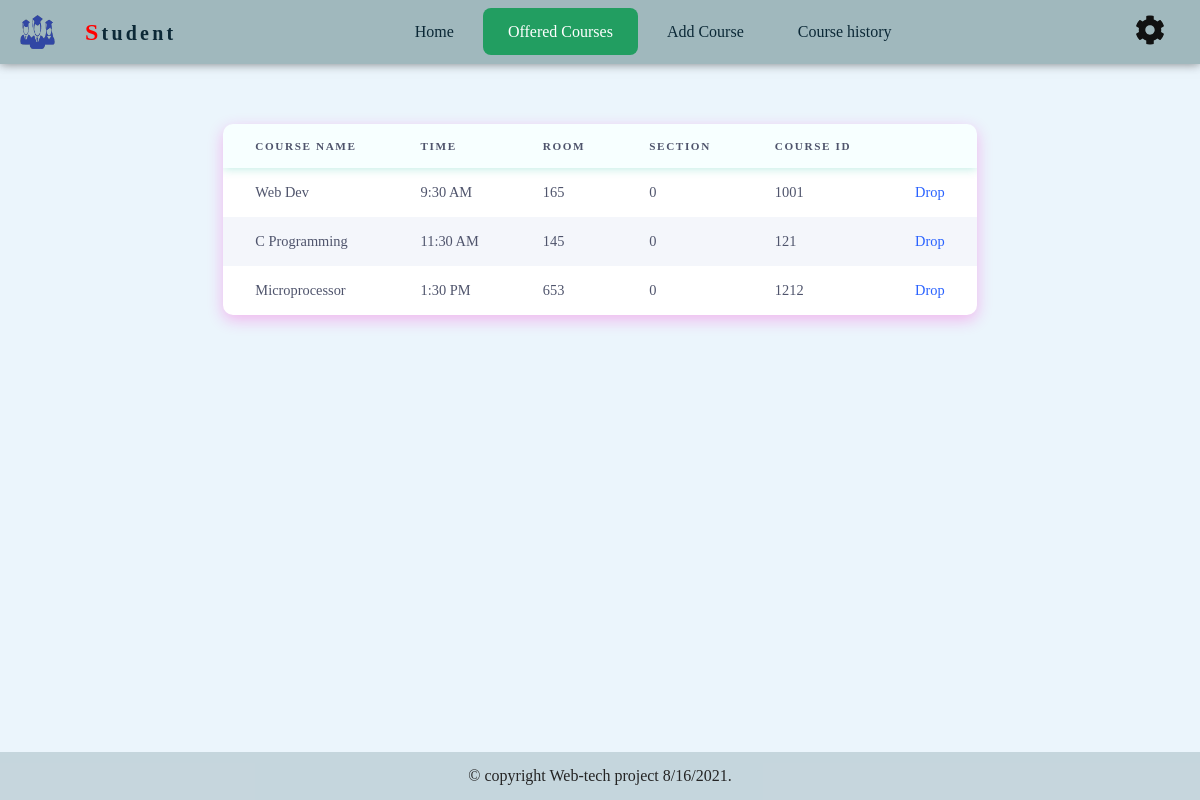
/student/Controller/addedcourse.php (signed in), run on the app's committed database.
### tables this page shows
CREATE TABLE `courses` (
  `coursename` varchar(100) NOT NULL,
  `time` varchar(50) NOT NULL,
  `edition` varchar(10) NOT NULL,
  `numberofcopy` int(10) NOT NULL,
  `courseid` int(10) DEFAULT NULL
);

### student/Model/dbcourse.php (called while the page is built, shortened)
<?php
  	function getAllCourses()
	 {
 		$conn = connect();
 		$statement = $conn->prepare("SELECT * FROM courses");
		$statement->execute();
		$records = $statement->get_result();
		return $records->fetch_all(MYSQLI_ASSOC);
	}
 ?>

### student/Controller/addedcourse.php (the view, shortened to what this page needs)
	<?php
 			include '../Model/dbcourse.php';
			if(empty(basic_validation($_GET['courseid'])))
			{
				$courseList = getAllCourses();
			}
			else
			{
				$courseList = getCourseId(basic_validation($_GET['courseid']));
 			}
		function basic_validation($data)
	    {
		    $data = trim($data);
		    $data = htmlspecialchars($data);
		    $data = stripcslashes($data);
		    return $data;
	    }
 ?>
<!DOCTYPE html>
<html lang="en">
<head>
	<link rel="stylesheet" href="../View/css/addedcourse.css?v <?php echo time(); ?>">
</head>
<body>
	<?php
	include('../View/html/header.php');
	?>
 	<div class="table">
	<table>
		<thead>
			<tr>
				<th>Course Name</th>
				<th>Time</th>
				<th>Room</th>
				<th>Section</th>
				<th>Course Id</th>
				<th></th>
			</tr>
		</thead>
		<tbody  id="result">
			<?php
		 		foreach ($courseList as $arr  )
				{
		  			foreach ($arr as $key => $value)
		  			{
		  				echo  "<td>".$value."</td>";
		   				if($key == "courseid")
		   				{
		  					echo "<td><a href = '".$_SERVER['PHP_SELF']."?uid=".$arr["courseid"] ."'>Drop</a></td><tr>";
		   				}
					}
		 		}
			?>
		</tbody>
	</table>
	</div>
</body>
</html>

### student/View/css/addedcourse.css (style rules this page uses)
.table { font-family: Mukta, sans-serif; display: grid; justify-content: center; align-items: center; color: #4f546c; font-size: .9rem; }
table { border-collapse: collapse; box-shadow: 0 5px 15px #ff29d14d; background-color: white; text-align: left; overflow: hidden; border-radius: 10px; }
table thead { box-shadow: 0 0 10px rgba(0, 183, 150, .3); background-color: rgba(0,255,255,.03); }
table th { padding: 1rem 2rem; text-transform: uppercase; letter-spacing: .1rem; font-size: .7rem; font-weight: 900; }
table td { padding: 1rem 2rem; }
table a { text-decoration: none; color: #2962ff; }
tr:nth-child(even) { background-color: rgba(244, 246, 251, 1); }

### student/View/html/header.php (style rules this page uses)
* { margin: 0; padding: 0; font-family: Verdana; }
body { background-color: #ebf5fc; min-height: calc(100vh); }
a, h1, li, button { text-decoration: none; color: #0B2836; }

### data on the page
courses: coursename "Web Dev", time "9:30 AM", edition "165", numberofcopy "0", courseid "1001"
courses: coursename "C Programming", time "11:30 AM", edition "145", numberofcopy "0", courseid "121"
courses: coursename "Microprocessor", time "1:30 PM", edition "653", numberofcopy "0", courseid "1212"
